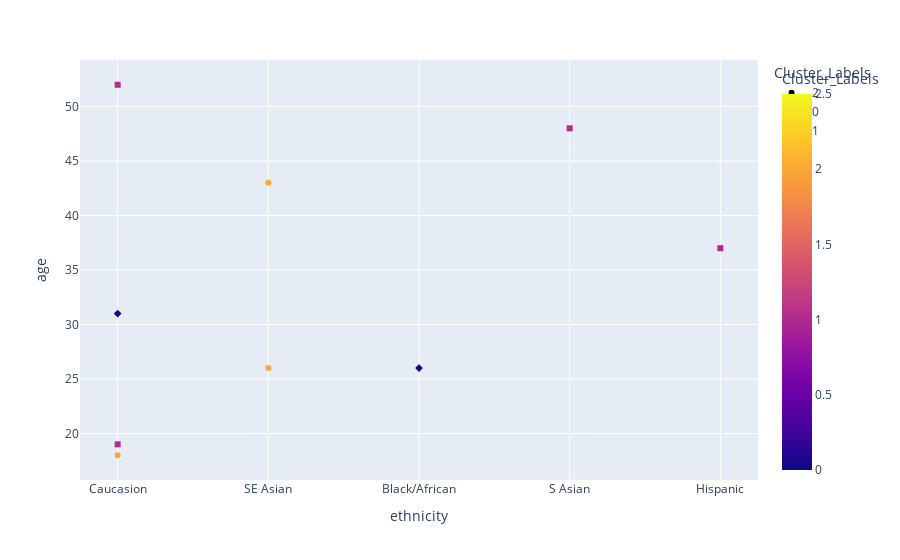

Notebook code cell kept with this figure:
### Markdown cell above
*The following graph is comparing the ethnicity and age of your clients. The important here is the color of each data point. The color represents the cluster to which a given client belongs.*

### Code cell
import plotly.express as px

Client_Tracking_Mock_df["Cluster_Labels"] = labels
Client_Tracking_Mock_df["age"] = Client_Tracking_Mock_df["age"].sort_values()

fig = px.scatter(
    Client_Tracking_Mock_df,
    y= "age",
    x="ethnicity",
    color="Cluster_Labels",
    symbol="Cluster_Labels",
    hover_data=Client_Tracking_Mock_df.columns
)
fig.show()

### Figure 1 — Plotly figure (JSON) as saved in the notebook; plotly's stock layout.template omitted (floating-point values rounded to 4 significant figures)
{"data": [{"customdata": [["10-24-25", "20000 Red St", "M", "hip/hop", "album", "monthly", "Y", "161", 2], ["10-31-25", "62122 Blue St", "M", "rock", "single", "monthly", "Y", "712", 2], ["11-05-25", "1111 Purple Pl", "F", "hip/hop", "album", "NA", "N", "493", 2]], "hovertemplate": "Cluster_Labels=%{marker.color}<br>ethnicity=%{x}<br>age=%{y}<br>sub_date=%{customdata[0]}<br>address=%{customdata[1]}<br>gender=%{customdata[2]}<br>genre=%{customdata[3]}<br>content_type=%{customdata[4]}<br>sub_type=%{customdata[5]}<br>sub_status=%{customdata[6]}<br>user_serial_number=%{customdata[7]}<extra></extra>", "legendgroup": "2", "marker": {"color": [2, 2, 2], "coloraxis": "coloraxis", "symbol": "circle"}, "mode": "markers", "name": "2", "orientation": "v", "showlegend": true, "type": "scatter", "x": ["Caucasion", "SE Asian", "SE Asian"], "xaxis": "x", "y": [18.0, 43.0, 26.0], "yaxis": "y"}, {"customdata": [["11-11-25", "6289 Pink Rd", "M", "folk", "demo", "lump sum", "Y", "274", 0], ["12-01-25", "92774 Yellow St", "M", "pop", "demo", "monthly", "Y", "455", 0]], "hovertemplate": "Cluster_Labels=%{marker.color}<br>ethnicity=%{x}<br>age=%{y}<br>sub_date=%{customdata[0]}<br>address=%{customdata[1]}<br>gender=%{customdata[2]}<br>genre=%{customdata[3]}<br>content_type=%{customdata[4]}<br>sub_type=%{customdata[5]}<br>sub_status=%{customdata[6]}<br>user_serial_number=%{customdata[7]}<extra></extra>", "legendgroup": "0", "marker": {"color": [0, 0], "coloraxis": "coloraxis", "symbol": "diamond"}, "mode": "markers", "name": "0", "orientation": "v", "showlegend": true, "type": "scatter", "x": ["Black/African", "Caucasion"], "xaxis": "x", "y": [26.0, 31.0], "yaxis": "y"}, {"customdata": [["01-01-25", "832974 Hazel Ct", "F", "hip/hop", "single", "NA", "N", "846", 1], ["01-15-25", "82470 Green Rd", "NB", "folk", "demo", "NA", "N", "587", 1], ["01-30-25", "08012 Brown Ave", "F", "singer/songwriter", "single", "monthly", "Y", "638", 1], ["02-05-25", "87678 Grey St", "M", "talk radio", "podcast", "lump sum", "Y", "199", 1]], "hovertemplate": "Cluster_Labels=%{marker.color}<br>ethnicity=%{x}<br>age=%{y}<br>sub_date=%{customdata[0]}<br>address=%{customdata[1]}<br>gender=%{customdata[2]}<br>genre=%{customdata[3]}<br>content_type=%{customdata[4]}<br>sub_type=%{customdata[5]}<br>sub_status=%{customdata[6]}<br>user_serial_number=%{customdata[7]}<extra></extra>", "legendgroup": "1", "marker": {"color": [1, 1, 1, 1], "coloraxis": "coloraxis", "symbol": "square"}, "mode": "markers", "name": "1", "orientation": "v", "showlegend": true, "type": "scatter", "x": ["Caucasion", "S Asian", "Hispanic", "Caucasion"], "xaxis": "x", "y": [19.0, 48.0, 37.0, 52.0], "yaxis": "y"}], "layout": {"coloraxis": {"colorbar": {"title": {"text": "Cluster_Labels"}}, "colorscale": [[0, "#0d0887"], [0.1111, "#46039f"], [0.2222, "#7201a8"], [0.3333, "#9c179e"], [0.4444, "#bd3786"], [0.5556, "#d8576b"], [0.6667, "#ed7953"], [0.7778, "#fb9f3a"], [0.8889, "#fdca26"], [1, "#f0f921"]]}, "legend": {"title": {"text": "Cluster_Labels"}, "tracegroupgap": 0}, "margin": {"t": 60}, "xaxis": {"anchor": "y", "domain": [0, 1], "title": {"text": "ethnicity"}}, "yaxis": {"anchor": "x", "domain": [0, 1], "title": {"text": "age"}}}}
